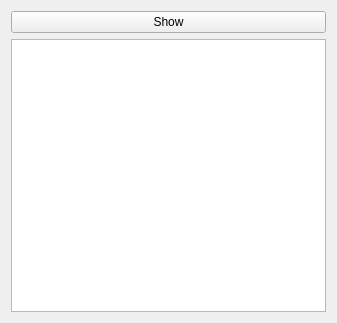
<?xml version="1.0" encoding="UTF-8"?>
<ui version="4.0">
 <class>GUI</class>
 <widget class="QWidget" name="GUI">
  <property name="geometry">
   <rect>
    <x>0</x>
    <y>0</y>
    <width>337</width>
    <height>323</height>
   </rect>
  </property>
  <property name="windowTitle">
   <string>GUI</string>
  </property>
  <layout class="QVBoxLayout" name="verticalLayout_2">
   <item>
    <widget class="QPushButton" name="pushButton_show">
     <property name="text">
      <string>Show</string>
     </property>
    </widget>
   </item>
   <item>
    <widget class="QTextEdit" name="textEdit"/>
   </item>
  </layout>
 </widget>
 <resources/>
 <connections/>
</ui>
